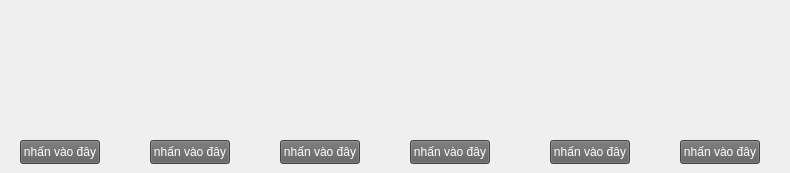
      <widget class="QWidget" name="page_3">
       <widget class="QLabel" name="label_14">
        <property name="geometry">
         <rect>
          <x>10</x>
          <y>0</y>
          <width>771</width>
          <height>151</height>
         </rect>
        </property>
        <property name="text">
         <string/>
        </property>
        <property name="pixmap">
         <pixmap>../img/Ảnh chụp màn hình 2025-02-28 214148.png</pixmap>
        </property>
        <property name="scaledContents">
         <bool>true</bool>
        </property>
       </widget>
       <widget class="QPushButton" name="pushButton_33">
        <property name="geometry">
         <rect>
          <x>550</x>
          <y>140</y>
          <width>80</width>
          <height>24</height>
         </rect>
        </property>
        <property name="styleSheet">
         <string notr="true">background-color: rgb(95, 95, 95);
color: rgb(255, 255, 255);</string>
        </property>
        <property name="text">
         <string>nhấn vào đây</string>
        </property>
       </widget>
       <widget class="QPushButton" name="pushButton_34">
        <property name="geometry">
         <rect>
          <x>410</x>
          <y>140</y>
          <width>80</width>
          <height>24</height>
         </rect>
        </property>
        <property name="styleSheet">
         <string notr="true">background-color: rgb(95, 95, 95);
color: rgb(255, 255, 255);</string>
        </property>
        <property name="text">
         <string>nhấn vào đây</string>
        </property>
       </widget>
       <widget class="QPushButton" name="pushButton_35">
        <property name="geometry">
         <rect>
          <x>680</x>
          <y>140</y>
          <width>80</width>
          <height>24</height>
         </rect>
        </property>
        <property name="styleSheet">
         <string notr="true">background-color: rgb(95, 95, 95);
color: rgb(255, 255, 255);</string>
        </property>
        <property name="text">
         <string>nhấn vào đây</string>
        </property>
       </widget>
       <widget class="QPushButton" name="pushButton_36">
        <property name="geometry">
         <rect>
          <x>280</x>
          <y>140</y>
          <width>80</width>
          <height>24</height>
         </rect>
        </property>
        <property name="styleSheet">
         <string notr="true">background-color: rgb(95, 95, 95);
color: rgb(255, 255, 255);</string>
        </property>
        <property name="text">
         <string>nhấn vào đây</string>
        </property>
       </widget>
       <widget class="QPushButton" name="pushButton_37">
        <property name="geometry">
         <rect>
          <x>150</x>
          <y>140</y>
          <width>80</width>
          <height>24</height>
         </rect>
        </property>
        <property name="styleSheet">
         <string notr="true">background-color: rgb(95, 95, 95);
color: rgb(255, 255, 255);</string>
        </property>
        <property name="text">
         <string>nhấn vào đây</string>
        </property>
       </widget>
       <widget class="QPushButton" name="pushButton_38">
        <property name="geometry">
         <rect>
          <x>20</x>
          <y>140</y>
          <width>80</width>
          <height>24</height>
         </rect>
        </property>
        <property name="styleSheet">
         <string notr="true">background-color: rgb(95, 95, 95);
color: rgb(255, 255, 255);</string>
        </property>
        <property name="text">
         <string>nhấn vào đây</string>
        </property>
       </widget>
      </widget>
